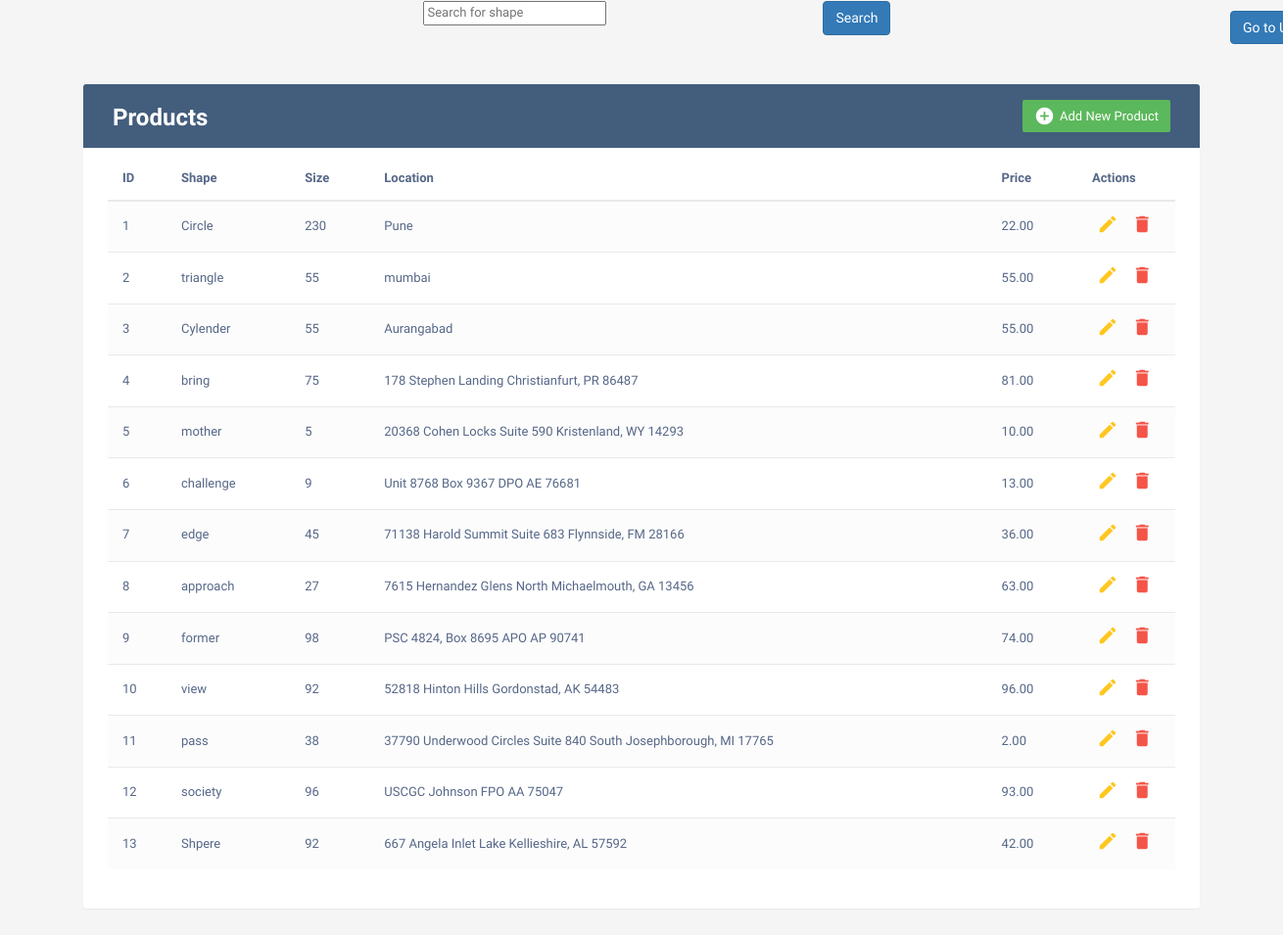
The page / on the database its author committed.
### home/models.py (models this page shows, shortened)
class Product(models.Model):
    id = models.AutoField(primary_key=True)
    shape = models.CharField(max_length=20)
    size = models.CharField(max_length=50)
    location = models.CharField(max_length=100)
    price = models.DecimalField(max_digits=10, decimal_places=2)

### home/views.py (the view)
# urls.py: path('', views.index, name="home"),
def index (request):
   search_query = request.POST.get('search')
   if search_query:
      recommended_products = Product.objects.filter(shape__startswith=search_query)
      context={
      "product":recommended_products,
      }
      return render(request,'product.html',context)
   else:
      product = Product.objects.all()
      context={
           "product":product,
      }
      return render(request,'product.html',context)

### templates/product.html (shortened to what this page needs)
{% extends "index.html" %} {% block body %}
<div class="container">
  <nav
    style="display: flex; justify-content: space-between"
    class="navbar navbar-expand-lg navbar-light bg-light"
  >
    <form class="form-inline my-2 my-lg-0" method="POST" action="/">
      <div
        class="container"
        style="display: flex; justify-content: space-around"
      >
        <div id="autocomplete" class="autocomplete">
          <input
            class="autocomplete-input"
            name="search"
            placeholder="Search for shape"
          />
        </div>
        <button class="btn btn-primary" type="submit">Search</button>
      </div>
    </form>
    <div class="container-fluid" style="padding: 10px 0px">
      <a href="/users" class="btn btn-primary" type="submit">Go to Users</a>
    </div>
  </nav>
  <div class="table-wrapper">
    <div class="table-title">
      <div class="row">
        <div class="col-sm-6">
          <h2><b>Products</b></h2>
        </div>
        <div class="col-sm-6">
          <a href="#addProductModal" class="btn btn-success" data-toggle="modal"
            ><i class="material-icons">&#xE147;</i>
            <span>Add New Product</span></a
          >
        </div>
      </div>
    </div>
    <table class="table table-striped table-hover">
      <thead>
        <tr>
          <th>ID</th>
          <th>Shape</th>
          <th>Size</th>
          <th>Location</th>
          <th>Price</th>
          <th>Actions</th>
        </tr>
      </thead>
      <tbody>
        {% for i in product %}
        <tr>
          <td>{{forloop.counter}}</td>
          <td>{{i.shape}}</td>
          <td>{{i.size}}</td>
          <td>{{i.location}}</td>
          <td>{{i.price}}</td>
          <td>
            <a
              href="#editProductModal{{forloop.counter}}"
              class="edit"
              data-toggle="modal"
              ><i class="material-icons" data-toggle="tooltip" title="Edit"
                >&#xE254;</i
              ></a
            >
            <a
              href="#deleteProduct{{forloop.counter}}"
              class="delete"
              data-toggle="modal"
              ><i class="material-icons" data-toggle="tooltip" title="Delete"
                >&#xE872;</i
              ></a
            >
          </td>
        </tr>
        {% endfor %}
      </tbody>
    </table>
  </div>
</div>
 {% endblock body %}

### templates/index.html (shortened to what this page needs)
<!DOCTYPE html>
<html lang="en">
<head>
<link rel="stylesheet" href="https://maxcdn.bootstrapcdn.com/font-awesome/4.7.0/css/font-awesome.min.css">
<link
  rel="stylesheet"
  href="https://unpkg.com/@trevoreyre/autocomplete-js/dist/style.css"
/>
<link rel="stylesheet" href="https://maxcdn.bootstrapcdn.com/bootstrap/3.3.7/css/bootstrap.min.css">
  <body>
    {% block body %}{% endblock body %}
</body>
</html>

### templates/index.html (style rules this page uses)
body { color: #566787; background: #f5f5f5; font-family: 'Varela Round', sans-serif; font-size: 13px; }
.table-wrapper { background: #fff; padding: 20px 25px; margin: 30px 0; border-radius: 3px; box-shadow: 0 1px 1px rgba(0,0,0,.05); }
.table-title { padding-bottom: 15px; background: #435d7d; color: #fff; padding: 16px 30px; margin: -20px -25px 10px; border-radius: 3px 3px 0 0; }
.table-title h2 { margin: 5px 0 0; font-size: 24px; }
.table-title .btn { color: #fff; float: right; font-size: 13px; border: none; min-width: 50px; border-radius: 2px; border: none; outline: none !important; margin-left: 10px; }
.table-title .btn i { float: left; font-size: 21px; margin-right: 5px; }
.table-title .btn span { float: left; margin-top: 2px; }
table.table tr th, table.table tr td { border-color: #e9e9e9; padding: 12px 15px; vertical-align: middle; }
table.table tr th:first-child { width: 60px; }
table.table tr th:last-child { width: 100px; }
table.table-striped tbody tr:nth-of-type(odd) { background-color: #fcfcfc; }
table.table td:last-child i { opacity: 0.9; font-size: 22px; margin: 0 5px; }
table.table td a { font-weight: bold; color: #566787; display: inline-block; text-decoration: none; outline: none !important; }
table.table td a.edit { color: #FFC107; }
table.table td a.delete { color: #F44336; }
table.table td i { font-size: 19px; }
#autocomplete { max-width: 400px; margin: 0 ; }

### rows shown on the page
Product: shape "Circle", size "230", location "Pune", price "22.00"
Product: shape "triangle", size "55", location "mumbai", price "55.00"
Product: shape "Cylender", size "55", location "Aurangabad", price "55.00"
Product: shape "bring", size "75", location "178 Stephen Landing Christianfurt, PR 86487", price "81.00"
Product: shape "mother", size "5", location "20368 Cohen Locks Suite 590 Kristenland, WY 14293", price "10.00"
Product: shape "challenge", size "9", location "Unit 8768 Box 9367 DPO AE 76681", price "13.00"
Product: shape "edge", size "45", location "71138 Harold Summit Suite 683 Flynnside, FM 28166", price "36.00"
Product: shape "approach", size "27", location "7615 Hernandez Glens North Michaelmouth, GA 13456", price "63.00"
Product: shape "former", size "98", location "PSC 4824, Box 8695 APO AP 90741", price "74.00"
Product: shape "view", size "92", location "52818 Hinton Hills Gordonstad, AK 54483", price "96.00"
Product: shape "pass", size "38", location "37790 Underwood Circles Suite 840 South Josephborough, MI 17765", price "2.00"
Product: shape "society", size "96", location "USCGC Johnson FPO AA 75047", price "93.00"
Product: shape "Shpere", size "92", location "667 Angela Inlet Lake Kellieshire, AL 57592", price "42.00"
